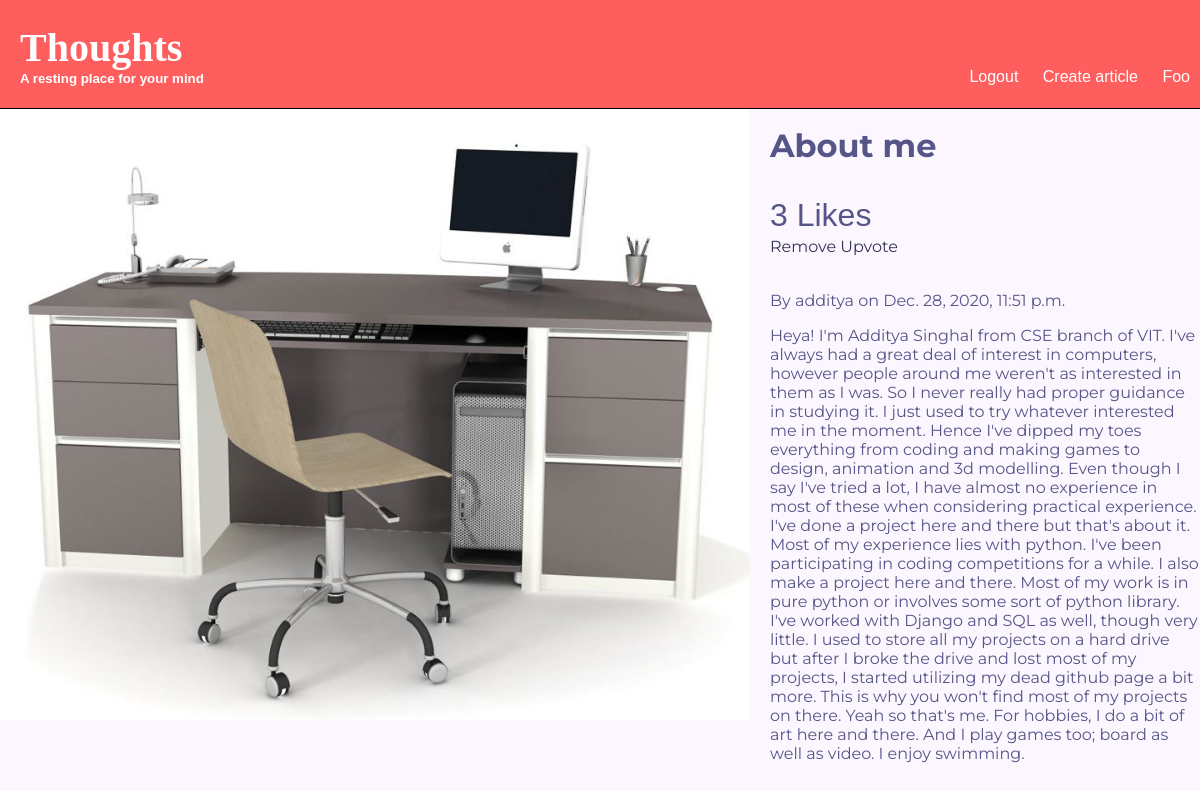
Page /articles/about-me/ (signed in) on the committed database.
### articles/models.py (models this page shows, shortened)
class Article(models.Model):
	def_ups = {'upvoters': []}
	j_ups = json.dumps(def_ups)
	title = models.CharField(max_length=80)
	body = models.TextField()
	date = models.DateTimeField(auto_now_add=True)
	slug = models.SlugField()
	author = models.ForeignKey(User, default=None, on_delete=models.CASCADE)
	media = models.ImageField(default='default.jpg', blank=True)
	upvotes = models.TextField(default=j_ups)
	def check_for_user(self, username):
		ups = json.loads(self.upvotes)
		return username in ups["upvoters"]
	def upvote_nums(self):
		ups = json.loads(self.upvotes)
		return len(ups["upvoters"])

### articles/views.py (the view)
# urls.py: path('<slug:slug>/', views.article_page, name='detail'),
@login_required(login_url = '/accounts/signin/')
def article_page(request, slug):
	article = Article.objects.get(slug=slug)
	user = request.user.username
	vote = ["Upvote", "Remove Upvote"][article.check_for_user(user)]
	return render(request, "articles/article_page.html", {'article':article, 'vote': vote})

### articles/templates/articles/article_page.html
{% extends 'basetemp.html' %}
{% block content %}
<div class="article-details">
	<div class="a-page">
		<img src="{{ article.media.url }}">
		<div class="text-a">
			<h1>{{ article.title }}</h1>
			<p style="margin-bottom: 3px;font-family: arial; font-size: 200%">{{ article.upvote_nums }} Likes</p>
			<a href="{% url 'articles:upvote' slug=article.slug %}">
				{{ vote }}
			</a><br><br>
			<p>By {{ article.author }} on {{ article.date }}</p>
			<p>{{ article.body }}</p>
		</div>
	</div>
</div>
{% endblock %}

### templates/basetemp.html (shortened to what this page needs)
{% load static %}
<!DOCTYPE html>
<html>
<head>
	<link rel="stylesheet" type="text/css" href="{% static 'styles.css' %}">
</head>
<body>
	<header class="navbar">
		<div class='logo'>
			<a href="{% url 'articles:list' %}">
				<h1 class="heading">Thoughts</h1>
				<h5 class="slogan">A resting place for your mind</h5>
			</a>
		</div>
		<nav class="right">
			<ul>
				{% if user.is_authenticated %}
				<li>
					<a href="{% url 'accounts:logout' %}">Logout</a>
				</li>
				<li>
					<a href="{% url 'articles:create' %}">Create article</a>
				</li>
				<li>
					<a href="{% url 'accounts:profile' %}">{{ user.first_name }}</a>
				</li>
				{% endif %}
			</ul>
		</nav>
	</header>
	<div class='base'>
		{% block content %}
		{% endblock%}
	</div>
</body>
</html>

### assets/styles.css (style rules this page uses)
body { background-color: #fcf7ff; background-repeat: no-repeat; color: #222; margin: 0px; margin-top: 105px; }
a, a:hover, a:visited { color: #fff; text-decoration: none; }
.navbar { padding: 0px 20px; background-color: #ff5e5e; border-bottom: 1px solid black; display: grid; grid-template-columns: 1fr 1fr; justify-items: center; font-family: Helvetica; position: fixed; top: 0; width: 100%; z-index: 999 }
.logo { justify-self: left; }
.heading { margin-bottom: 0px; margin-top: 3vh; font-size: 5vh; font-family: 'Gill sans'; color: white; }
.slogan { margin-top: 0px; color: white; }
nav { position: absolute; bottom: 6px; right: 40px; }
nav li { display: inline-block; margin: 0px 10px; }
.a-page { display: grid; grid-template-columns: 5fr 3fr; }
.a-page img { max-width: 100%; }
.a-page .text-a { padding-left: 20px; color: #558; font-family: Montserrat; animation: switch 0.5s ease; }
.a-page a,.a-page a:hover,.a-page a:visited { color: #335; }

### rows in the picture
Article: media (picture), title "About me", upvote_nums "3", author "additya", date "Dec. 28, 2020, 11:51 p.m.", body "Heya! I'm Additya Singhal from CSE branch of VIT. I've always had a great deal of interest in computers, however people around me weren't as interested in them as I was. So I never really had proper guidance in studying it. I just used to try whatever interested me in the moment. Hence I've dipped my toes everything from coding and making games to design, animation and 3d modelling. Even though I say I've tried a lot, I have almost no experience in most of these when considering practical experience. I've done a project here and there but that's about it. Most of my experience lies with python. I've been participating in coding competitions for a while. I also make a project here and there.…"

### other values in the picture
{{ user.first_name }} "Foo"
{{ vote }} "Remove Upvote"
